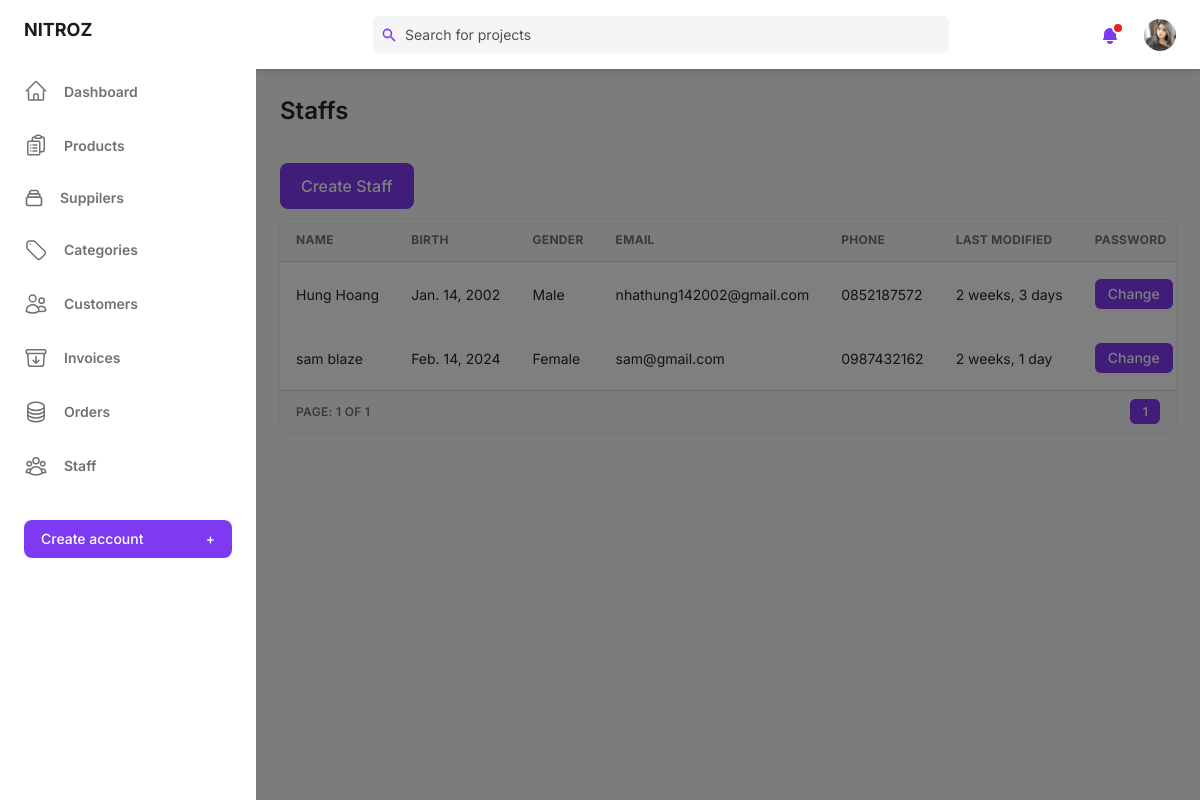
The page /super/staff/ (signed in) on the database as committed earlier.
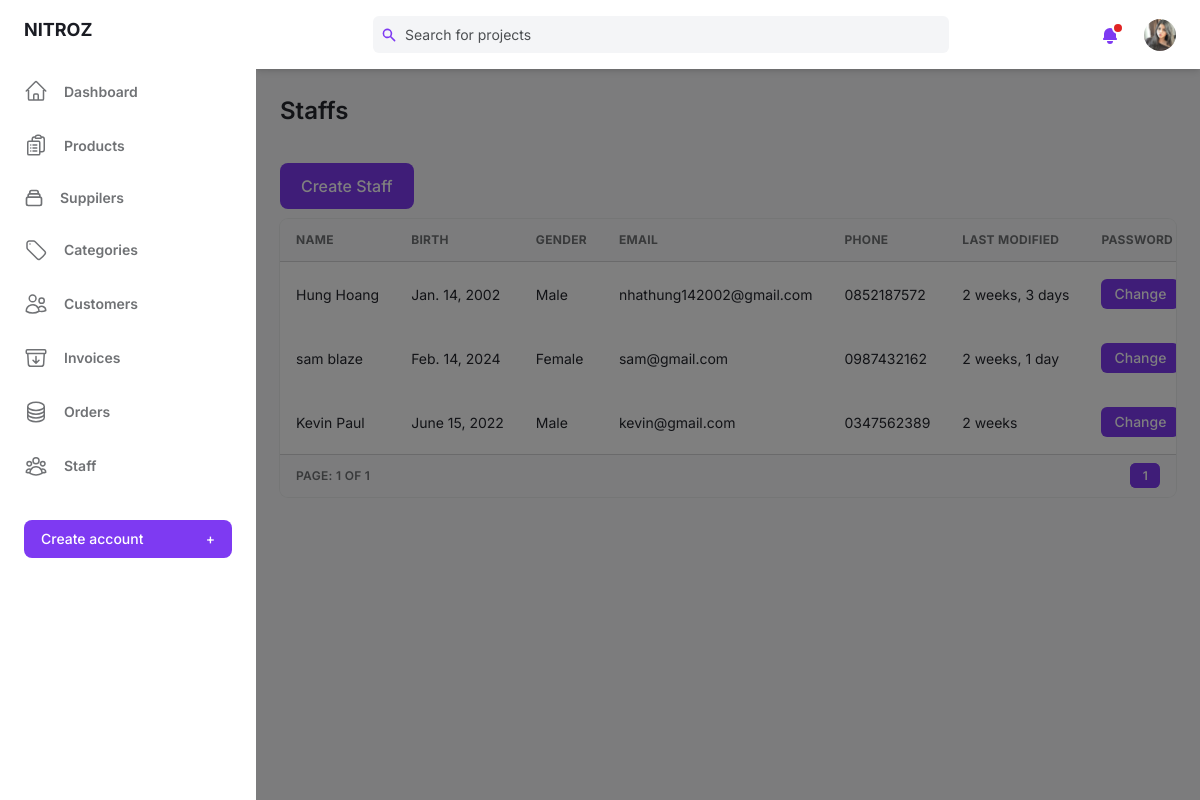
The same page on the database as committed later.
### base/models.py (models this page shows)
class User(AbstractUser):
    birth = models.DateField(blank=True,null=True)
    gender = models.BooleanField(default=False)
    email = models.EmailField(unique=True)
    phone = models.CharField(max_length=10,blank=True,null=True)
    avatar = models.ImageField(null=True,blank=True,upload_to='users/',default= 'users/avatar.svg')
    old_cart = models.CharField(max_length=200, blank=True, null=True)
    updated = models.DateTimeField(auto_now=True)
    created = models.DateTimeField(auto_now_add=True)
    USERNAME_FIELD = 'email'
    REQUIRED_FIELDS = []
    @property
    def ImageURL(self):
        try:
            url = self.avatar.url
        except:
            url = ''
        return url
    objects = CustomUserManager()

### base/views.py (the view)
# urls.py: path('super/staff/', views.staffAdmin, name="staffAdmin"),
@login_required(login_url="/super/login/")
def staffAdmin(request):
    pageView = 'read'
    if request.user.is_superuser:
        if 'q' in request.GET:
            q = request.GET['q']
            mutiple_q = Q( Q(username__icontains=q) |
                        Q(first_name__icontains=q) |
                        Q(last_name__icontains=q) |
                        Q(email__icontains=q))
            user = User.objects.filter(is_staff=True).filter(mutiple_q)
        else:
            user = User.objects.filter(is_staff=True)
        page = Paginator(user, 4)
        page_list = request.GET.get('page')
        page = page.get_page(page_list)
    else:
        messages.error(request, 'You dont have permit to do that!!')
        user = None
        page = None
    context = {'user':user, 'page':page, 'pageView':pageView}
    return render(request, 'base/admin/staff.html', context)

### base/context_processors.py (called while the page is built)
def cart(request):
    return {'cart': Cart(request)}

### base/templates/base/admin/staff.html (shortened to what the changed rows need)
{% extends "admin/main.html" %}
{% block content %}
{% if request.user.is_superuser %}
<main class="h-full pb-16 overflow-y-auto">
    <div class="container grid px-6 mx-auto">
        {% if pageView == 'read' %}
        <h2 class="my-6 text-2xl font-semibold text-gray-700 dark:text-gray-200">Staffs</h2>
        {% elif pageView == 'add' %}
        <h2 class="my-6 text-2xl font-semibold text-gray-700 dark:text-gray-200">Add Staff</h2>
        {% elif pageView == 'edit' %}
        <h2 class="my-6 text-2xl font-semibold text-gray-700 dark:text-gray-200">Edit Satff</h2>
        {% endif %}
      {% if pageView == 'read' %}
      <div class="w-full overflow-hidden rounded-lg shadow-xs">
        <div class="w-full overflow-x-auto">
            <table class="w-full whitespace-no-wrap">
                <thead>
                <tr class="text-xs font-semibold tracking-wide text-left text-gray-500 uppercase border-b dark:border-gray-700 bg-gray-50 dark:text-gray-400 dark:bg-gray-800">
                    <th class="px-4 py-3">Name</th>
                    <th class="px-4 py-3">Birth</th>
                    <th class="px-4 py-3">Gender</th>
                    <th class="px-4 py-3">Email</th>
                    <th class="px-4 py-3">Phone</th>
                    <th class="px-4 py-3">Last Modified</th>
                    <th class="px-4 py-3">Password</th>
                </tr>
                </thead>
                {% for user in page.object_list %}
                <tbody class="bg-white divide-y dark:divide-gray-700 dark:bg-gray-800">
                <tr class="text-gray-700 dark:text-gray-400">
                    <td class="px-4 py-3 text-sm">{{user.first_name}} {{user.last_name}}</td>
                    <td class="px-4 py-3 text-sm">{{user.birth}}</td>
                    {% if user.gender %}
                    <td class="px-4 py-3 text-sm">Male</td>
                    {% else %}
                    <td class="px-4 py-3 text-sm">Female</td>
                    {% endif %}
                    <td class="px-4 py-3 text-sm">{{user.email}}</td>
                    <td class="px-4 py-3 text-sm">{{user.phone}}</td>
                    <td class="px-4 py-3 text-sm">{{user.updated|timesince}}</td>
                    <td class="px-4 py-3 text-sm">
                        <button class="px-3 py-1 text-sm font-medium leading-5 text-white transition-colors duration-150 bg-purple-600 border border-transparent rounded-md active:bg-purple-600 hover:bg-purple-700 focus:outline-none focus:shadow-outline-purple">
                        <a href="{% url "updateStaffPassword" user.id %}" >Change</a></button>
                    </td>
                </tr>
                </tbody>
                {% endfor %}
            </table>
        </div>
        <div
          class="grid px-4 py-3 text-xs font-semibold tracking-wide text-gray-500 uppercase border-t dark:border-gray-700 bg-gray-50 sm:grid-cols-9 dark:text-gray-400 dark:bg-gray-800"
        >
          <span class="flex col-span-4 mt-2 sm:mt-auto sm:justify-end">
            <nav aria-label="Table navigation">
              <ul class="inline-flex items-center">
                {% for num_page in page.paginator.page_range %}
                    {% if num_page == 1 or num_page == page.paginator.num_pages or num_page == page.number or num_page == page.number|add:"-1" or num_page == page.number|add:"-2" or num_page == page.number|add:"1" or num_page == page.number|add:"2" %}
                        {% if page.number == num_page %}
                        <li><a class="px-3 py-1 text-white transition-colors duration-150 bg-purple-600 border border-r-0 border-purple-600 rounded-md focus:outline-none focus:shadow-outline-purple"
                        href="{% url 'staffAdmin' %}?page={{num_page}}{% if request.GET.q %}&q={{ request.GET.q }}{% endif %}">{{num_page}}</a>
                        </li>
                        {% else %}
                        <li><a class="px-3 py-1 rounded-md focus:outline-none focus:shadow-outline-purple"
                        href="{% url 'staffAdmin' %}?page={{num_page}}{% if request.GET.q %}&q={{ request.GET.q }}{% endif %}">{{num_page}}</a>
                        </li>
                        {% endif %}
                    {% elif num_page == page.paginator.num_pages|add:"-1" or num_page == 2 %}
                        <li><span class="px-3 py-1">...</span></li>
                    {% endif %}
                {% endfor %}
              </ul>
            </nav>
          </span>
        </div>
      </div>
      {% endif %}
    </div>
</main>
{% endif %}
{% endblock content %}

### templates/admin/nav.html (shortened to what this page needs)
{% load static %}
<header class="z-10 py-4 bg-white shadow-md dark:bg-gray-800">
  <div class="container flex items-center justify-between h-full px-6 mx-auto text-purple-600 dark:text-purple-300">
    <div class="flex justify-center flex-1 lg:mr-32" style="margin-right:10px;">
      <div
        class="relative w-full max-w-xl mr-6 focus-within:text-purple-500"
      >
        <div class="absolute inset-y-0 flex items-center pl-2">
          <svg
            class="w-4 h-4"
            aria-hidden="true"
            fill="currentColor"
            viewBox="0 0 20 20"
          >
            <path
              fill-rule="evenodd"
              d="M8 4a4 4 0 100 8 4 4 0 000-8zM2 8a6 6 0 1110.89 3.476l4.817 4.817a1 1 0 01-1.414 1.414l-4.816-4.816A6 6 0 012 8z"
              clip-rule="evenodd"
            ></path>
          </svg>
        </div>
        <form>
        <input
          class="w-full pl-8 pr-2 text-sm text-gray-700 placeholder-gray-600 bg-gray-100 border-0 rounded-md dark:placeholder-gray-500 dark:focus:shadow-outline-gray dark:focus:placeholder-gray-600 dark:bg-gray-700 dark:text-gray-200 focus:placeholder-gray-500 focus:bg-white focus:border-purple-300 focus:outline-none focus:shadow-outline-purple form-input"
          type="text"
          placeholder="Search for projects"
          aria-label="Search"
          name = "q"
        /></form>
      </div>
    </div>
    <ul class="flex items-center flex-shrink-0 space-x-6">
      <li class="relative">
        <button
          class="relative align-middle rounded-md focus:outline-none focus:shadow-outline-purple"
          @click="toggleNotificationsMenu"
          @keydown.escape="closeNotificationsMenu"
          aria-label="Notifications"
          aria-haspopup="true"
        >
          <svg
            class="w-5 h-5"
            aria-hidden="true"
            fill="currentColor"
            viewBox="0 0 20 20"
          >
            <path
              d="M10 2a6 6 0 00-6 6v3.586l-.707.707A1 1 0 004 14h12a1 1 0 00.707-1.707L16 11.586V8a6 6 0 00-6-6zM10 18a3 3 0 01-3-3h6a3 3 0 01-3 3z"
            ></path>
          </svg>
          <span
            aria-hidden="true"
            class="absolute top-0 right-0 inline-block w-3 h-3 transform translate-x-1 -translate-y-1 bg-red-600 border-2 border-white rounded-full dark:border-gray-800"
          ></span>
        </button>
      </li>
      <li class="relative">
        <button
          class="align-middle rounded-full focus:shadow-outline-purple focus:outline-none"
          @click="toggleProfileMenu"
          @keydown.escape="closeProfileMenu"
          aria-label="Account"
          aria-haspopup="true"
        >
          {% if request.user.is_authenticated %}
          <img
            class="object-cover w-8 h-8 rounded-full"
            src="{{request.user.ImageURL}}"
            alt=""
            aria-hidden="true"
          />
          {% endif %}
        </button>
      </li>
    </ul>
  </div>
</header>

Rows that differ between the two databases and show on the page:
added User: first_name "Kevin", last_name "Paul", birth "June 15, 2022", gender "Male", email "kevin@gmail.com", phone "0347562389", updated "2 weeks"
